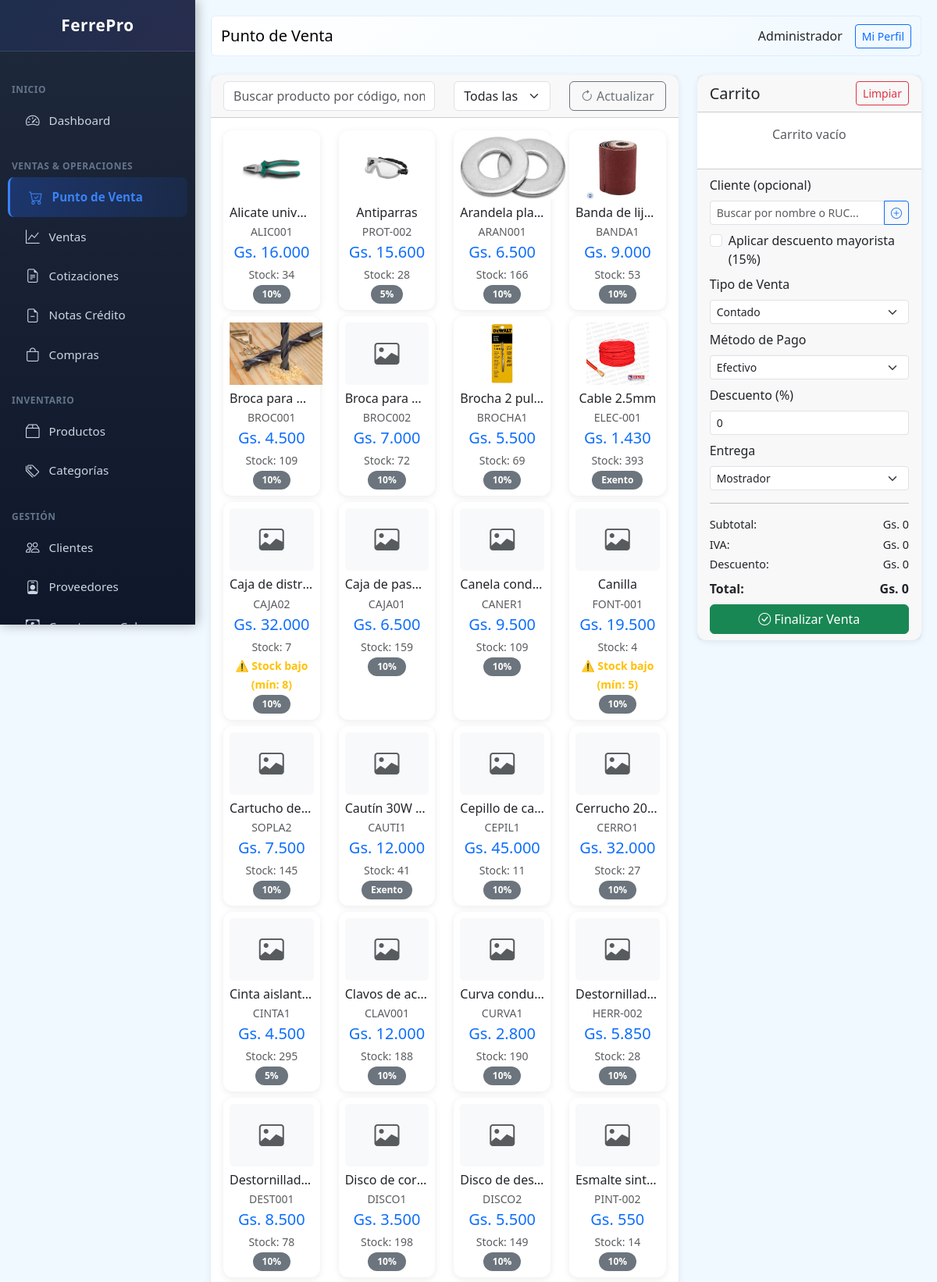
/public/index.php?page=pos (signed in, upper part), run on the app's committed database.
### tables this page shows
CREATE TABLE users (
                id INTEGER PRIMARY KEY AUTOINCREMENT,
                name TEXT NOT NULL,
                email TEXT UNIQUE,
                password TEXT NOT NULL,
                role TEXT DEFAULT 'vendedor',
                active INTEGER DEFAULT 1,
                created_at DATETIME DEFAULT CURRENT_TIMESTAMP
            , last_login DATETIME, last_password_change DATETIME, failed_login_attempts INTEGER DEFAULT 0, locked_until DATETIME, two_fa_enabled INTEGER DEFAULT 0, two_fa_secret TEXT);

CREATE TABLE products (
                id INTEGER PRIMARY KEY AUTOINCREMENT,
                code TEXT UNIQUE,
                barcode TEXT,
                name TEXT NOT NULL,
                description TEXT,
                category_id INTEGER,
                provider_id INTEGER,
                unit TEXT DEFAULT 'unidad',
                cost_price REAL DEFAULT 0,
                sale_price REAL DEFAULT 0,
                wholesale_price REAL DEFAULT 0,
                stock INTEGER DEFAULT 0,
                min_stock INTEGER DEFAULT 5,
                location TEXT,
                active INTEGER DEFAULT 1,
                created_at DATETIME DEFAULT CURRENT_TIMESTAMP, iva INTEGER DEFAULT 10, image TEXT,
                FOREIGN KEY (category_id) REFERENCES categories(id),
                FOREIGN KEY (provider_id) REFERENCES providers(id)
            );

### class/Database.php (called while the page is built, shortened)
<?php
class Database extends PDO {
    private static $instance = null;
    public static function getInstance() {
        if (self::$instance === null) {
            self::$instance = new self();
        }
        return self::$instance;
    }
 }

### class/Format.php (called while the page is built, shortened)
<?php
class Format {
    public static function money($amount) {
        $amount = floatval($amount);
        return 'Gs. ' . number_format($amount, 0, ',', '.');
    }
}

### views/pos/index.php (the view, shortened to what this page needs)
<?php
$pageTitle = 'Punto de Venta';
$categories = db()->query("SELECT * FROM categories WHERE active = 1 ORDER BY name")->fetchAll(PDO::FETCH_ASSOC);
$clients = db()->query("SELECT * FROM clients WHERE active = 1 ORDER BY name")->fetchAll(PDO::FETCH_ASSOC);
$products = db()->query("SELECT p.*, c.name as category_name FROM products p LEFT JOIN categories c ON p.category_id = c.id WHERE p.active = 1 AND p.stock > 0 ORDER BY p.name")->fetchAll(PDO::FETCH_ASSOC);
$content = '
<div class="row">
    <div class="col-md-8">
        <div class="card mb-3">
            <div class="card-header">
                <div class="row">
                    <div class="col-md-6">
                        <input type="text" id="searchProduct" class="form-control" placeholder="Buscar producto por código, nombre o barcode..." autocomplete="off">
                        <div id="searchResults" class="list-group position-absolute" style="z-index: 1000; max-height: 300px; overflow-y: auto; display: none; width: 100%; top: 38px;"></div>
                    </div>
                    <div class="col-md-3">
                        <select id="filterCategory" class="form-select">
                            <option value="">Todas las categorías</option>
                            ' . implode('', array_map(fn($c) => "<option value=\"{$c['id']}\">{$c['name']}</option>", $categories)) . '
                        </select>
                    </div>
                    <div class="col-md-3">
                        <button type="button" class="btn btn-outline-secondary w-100" id="btnActualizar">
                            <i class="bi bi-arrow-clockwise"></i> Actualizar
                        </button>
                    </div>
                </div>
            </div>
            <div class="card-body">
                <div id="productsGrid" class="row">';
foreach ($products as $p) {
    $stock_warning = $p['stock'] <= $p['min_stock'] ? 'border-warning border-2' : '';
    $iva_label = $p['iva'] == 0 ? 'Exento' : $p['iva'] . '%';
    $barcode = isset($p['barcode']) ? $p['barcode'] : '';
    $imgHtml = !empty($p['image']) ? '<img src="' . BASE_URL . '/' . htmlspecialchars($p['image']) . '" style="max-height: 80px; object-fit: contain;" class="mb-2">' : '<div class="mb-2" style="height: 80px; display: flex; align-items: center; justify-content: center; background: #f8f9fa; border-radius: 5px;"><i class="bi bi-image text-muted" style="font-size: 2rem;"></i></div>';
    $content .= '<div class="col-md-3 col-6 mb-2 product-card" data-category="' . ($p['category_id'] ?? '') . '" data-min-stock="' . $p['min_stock'] . '">
        <div class="card h-100 product-item ' . $stock_warning . '" style="cursor: pointer;" data-id="' . $p['id'] . '" data-name="' . htmlspecialchars($p['name']) . '" data-price="' . $p['sale_price'] . '" data-wholesale-price="' . ($p['wholesale_price'] ?? $p['sale_price']) . '" data-stock="' . $p['stock'] . '" data-min-stock="' . $p['min_stock'] . '" data-code="' . htmlspecialchars($p['code']) . '" data-barcode="' . htmlspecialchars($barcode) . '" data-iva="' . $p['iva'] . '" data-image="' . htmlspecialchars($p['image'] ?? '') . '">
            <div class="card-body text-center p-2">
                ' . $imgHtml . '
                <h6 class="mb-1 text-truncate">' . htmlspecialchars($p['name']) . '</h6>
                <p class="text-muted small mb-1">' . $p['code'] . '</p>
                <h5 class="text-primary mb-1">' . Format::money($p['sale_price']) . '</h5>
                <small class="text-muted">Stock: ' . $p['stock'] . '</small>';
    if ($p['stock'] <= $p['min_stock']) {
        $content .= '<br><small class="text-warning fw-bold">⚠️ Stock bajo (mín: ' . $p['min_stock'] . ')</small>';
    }
    $content .= '<br><small class="badge bg-secondary">' . $iva_label . '</small>';
    $content .= '</div>
        </div>
    </div>';
}
$content .= '</div>
            </div>
        </div>
    </div>
    <div class="col-md-4">
        <div class="card">
            <div class="card-header d-flex justify-content-between align-items-center">
                <h5 class="mb-0">Carrito</h5>
                <button type="button" class="btn btn-sm btn-outline-danger" id="btnLimpiar">Limpiar</button>
            </div>
            <div class="card-body p-0">
                <div id="cartItems" style="max-height: 400px; overflow-y: auto;">
                    <p class="text-center text-muted p-3">Carrito vacío</p>
                </div>
            </div>
            <div class="card-footer">
                <div class="mb-2">
                    <label class="form-label">Cliente (opcional)</label>
                    <div class="position-relative">
                        <div class="input-group input-group-sm">
                            <input type="text" id="clientSearch" class="form-control" placeholder="Buscar por nombre o RUC..." autocomplete="off">
                            <button type="button" class="btn btn-outline-primary" onclick="window.location.href=\'?page=clients&action=new\'" title="Nuevo cliente">
                                <i class="bi bi-plus-circle"></i>
                            </button>
                        </div>
                    </div>
                         ' . implode('', array_map(fn($c) => "{$c['']}{$c['']}{$c['']}{$c['']}{$c['']}{$c['']} {$c['']} " . ($c[''] > 0 ? " " . Format::money($c['']) . "" : "") . "</option>", $clients)) . '
                    <div class="form-check mt-2">
                        <input type="checkbox" class="form-check-input" id="wholesaleDiscount" onchange="renderCart()">
                        <label class="form-check-label" for="wholesaleDiscount">Aplicar descuento mayorista (15%)</label>
                    </div>
                </div>
                <div class="mb-2">
                    <label class="form-label">Tipo de Venta</label>
                    <select name="sale_type" id="saleType" class="form-select form-select-sm" onchange="checkSaleType()">
                        <option value="contado">Contado</option>
                    </select>
                </div>
                <div class="mb-2">
                    <label class="form-label">Método de Pago</label>
                    <select name="payment_method" id="paymentMethod" class="form-select form-select-sm">
                        <option value="efectivo">Efectivo</option>
                    </select>
                </div>
                <div class="mb-2">
                    <label class="form-label">Descuento (%)</label>
                    <input type="number" id="globalDiscount" class="form-control form-select-sm" value="0" min="0" max="100">
                </div>
                <div class="mb-2">
                    <label class="form-label">Entrega</label>
                    <select name="delivery_type" id="deliveryType" class="form-select form-select-sm">
                        <option value="mostrador">Mostrador</option>
                    </select>
                </div>
                 <hr>
                  <div class="d-flex justify-content-between mb-1" style="font-size: 0.9rem;">
                      <span>Subtotal:</span>
                      <span id="cartSubtotal">Gs. 0</span>
                  </div>
                  <div class="d-flex justify-content-between mb-1" style="font-size: 0.9rem;">
                      <span>IVA:</span>
                      <span id="cartIVA">Gs. 0</span>
                  </div>
                  <div class="d-flex justify-content-between mb-2" style="font-size: 0.9rem;">
                      <span>Descuento:</span>
                      <span id="cartDiscount">Gs. 0</span>
                  </div>
                  <div class="d-flex justify-content-between mb-2">
                      <span><strong>Total:</strong></span>
                      <span id="cartTotal"><strong>Gs. 0</strong></span>
                  </div>
                <button type="button" class="btn btn-success w-100" id="btnFinalizarVenta">
                    <i class="bi bi-check-circle"></i> Finalizar Venta
                </button>
            </div>
        </div>
    </div>
</div>
';

### views/layouts/main.php (shortened to what this page needs)
<!DOCTYPE html>
<html lang="es">
<head>
    <link rel="stylesheet" href="https://cdn.jsdelivr.net/npm/bootstrap@5.3.0/dist/css/bootstrap.min.css">
    <link rel="stylesheet" href="https://cdn.jsdelivr.net/npm/bootstrap-icons@1.10.0/font/bootstrap-icons.css">
</head>
<body>
    <div class="sidebar">
        <div class="logo-section">
            <h5><i class="bi bi-hammer-wrench"></i> FerrePro</h5>
        </div>
        <nav class="nav flex-column">
            <div class="nav-section">Inicio</div>
            <a class="nav-link" href="?page=dashboard"><i class="bi bi-speedometer2"></i> Dashboard</a>
            <div class="nav-section">Ventas & Operaciones</div>
            <a class="nav-link" href="?page=pos"><i class="bi bi-cart-check"></i> Punto de Venta</a>
            <a class="nav-link" href="?page=sales"><i class="bi bi-graph-up"></i> Ventas</a>
            <a class="nav-link" href="?page=quotes"><i class="bi bi-file-earmark-text"></i> Cotizaciones</a>
            <a class="nav-link" href="?page=credit_notes"><i class="bi bi-file-earmark-minus"></i> Notas Crédito</a>
            <a class="nav-link" href="?page=purchases"><i class="bi bi-bag"></i> Compras</a>
            <div class="nav-section">Inventario</div>
            <a class="nav-link" href="?page=products"><i class="bi bi-box2"></i> Productos</a>
            <a class="nav-link" href="?page=categories"><i class="bi bi-tags"></i> Categorías</a>
            <div class="nav-section">Gestión</div>
            <a class="nav-link" href="?page=clients"><i class="bi bi-people"></i> Clientes</a>
            <a class="nav-link" href="?page=providers"><i class="bi bi-person-badge"></i> Proveedores</a>
            <a class="nav-link" href="?page=receivable"><i class="bi bi-cash-coin"></i> Cuentas por Cobrar</a>
        </nav>
    </div>
    <div class="main-content">
        <nav class="navbar navbar-expand-lg mb-4 rounded">
            <div class="container-fluid">
                <span class="navbar-brand mb-0 h1"><?= $pageTitle ?? 'FerrePro' ?></span>
                <div class="d-flex align-items-center gap-3">
                    <span><?= user()['name'] ?? '' ?></span>
                    <a href="?page=profile" class="btn btn-sm btn-outline-primary">Mi Perfil</a>
                </div>
            </div>
        </nav>
        <?= $content ?? '' ?>
    </div>
</body>
</html>

### views/layouts/main.php (style rules this page uses)
:root { --primary: #2563eb; --success: #10b981; --danger: #ef4444; --warning: #f59e0b; --info: #06b6d4; --secondary: #8b5cf6; --dark: #1e293b; }
body { font-family: 'Segoe UI', sans-serif; background: #f0f9ff; }
.sidebar { width: 250px; background: linear-gradient(180deg, #1e293b 0%, #0f172a 100%); height: 100vh; position: fixed; top: 0; left: 0; overflow-y: auto; box-shadow: 2px 0 15px rgba(0,0,0,0.3); z-index: 1000; }
.sidebar .logo-section { padding: 20px; text-align: center; border-bottom: 1px solid rgba(148, 163, 184, 0.2); background: linear-gradient(135deg, rgba(37, 99, 235, 0.1) 0%, rgba(139, 92, 246, 0.1) 100%); }
.sidebar .logo-section h5 { color: white; margin: 0; font-weight: 700; font-size: 1.3rem; letter-spacing: 0.5px; }
.sidebar nav { padding: 15px 0; }
.sidebar .nav-link { color: #cbd5e1; padding: 12px 20px; border-left: 3px solid transparent; display: flex; align-items: center; gap: 12px; transition: all 0.3s ease; margin: 0 10px; border-radius: 8px; font-size: 0.95rem; }
.sidebar .nav-link i { font-size: 1.1rem; transition: all 0.3s ease; }
.sidebar .nav-link.active { background: linear-gradient(90deg, rgba(37, 99, 235, 0.3) 0%, rgba(37, 99, 235, 0.1) 100%); color: #3b82f6; border-left-color: #3b82f6; font-weight: 600; padding-left: 24px; }
.sidebar .nav-link.active i { color: #3b82f6; }
.nav-section { padding: 15px 15px 5px 15px; font-size: 0.75rem; font-weight: 700; text-transform: uppercase; color: #64748b; letter-spacing: 0.5px; margin-top: 10px; }
.main-content { margin-left: 250px; padding: 20px; }
.navbar { background: linear-gradient(135deg, #ffffff 0%, #f0f9ff 100%); border-radius: 10px; border: 1px solid rgba(37, 99, 235, 0.1); }
.card { border: none; border-radius: 12px; box-shadow: 0 2px 8px rgba(0,0,0,0.08); transition: all 0.3s ease; }
.badge { border-radius: 20px; padding: 6px 12px; font-weight: 600; }

### data on the page
users: name "Administrador"
products: image (picture), name "Alicate unive…", code "ALIC001", sale_price "Gs. 16.000", stock "34", iva "10%"
products: image (picture), name "Antiparras", code "PROT-002", sale_price "Gs. 15.600", stock "28", iva "5%"
products: image (picture), name "Arandela pla…", code "ARAN001", sale_price "Gs. 6.500", stock "166", iva "10%"
products: image (picture), name "Banda de lij…", code "BANDA1", sale_price "Gs. 9.000", stock "53", iva "10%"
products: image (picture), name "Broca para…", code "BROC001", sale_price "Gs. 4.500", stock "109", iva "10%"
products: name "Broca para…", code "BROC002", sale_price "Gs. 7.000", stock "72", iva "10%"
products: image (picture), name "Brocha 2 pul…", code "BROCHA1", sale_price "Gs. 5.500", stock "69", iva "10%"
products: image (picture), name "Cable 2.5mm", code "ELEC-001", sale_price "Gs. 1.430", stock "393", iva "Exento"
products: name "Caja de distr…", code "CAJA02", sale_price "Gs. 32.000", stock "7", min_stock "8", iva "10%"
products: name "Caja de pas…", code "CAJA01", sale_price "Gs. 6.500", stock "159", iva "10%"
products: name "Canela cond…", code "CANER1", sale_price "Gs. 9.500", stock "109", iva "10%"
products: name "Canilla", code "FONT-001", sale_price "Gs. 19.500", stock "4", min_stock "5", iva "10%"
products: name "Cartucho de…", code "SOPLA2", sale_price "Gs. 7.500", stock "145", iva "10%"
products: name "Cautín 30W…", code "CAUTI1", sale_price "Gs. 12.000", stock "41", iva "Exento"
products: name "Cepillo de ca…", code "CEPIL1", sale_price "Gs. 45.000", stock "11", iva "10%"
products: name "Cerrucho 20…", code "CERRO1", sale_price "Gs. 32.000", stock "27", iva "10%"
products: name "Cinta aislant…", code "CINTA1", sale_price "Gs. 4.500", stock "295", iva "5%"
products: name "Clavos de ac…", code "CLAV001", sale_price "Gs. 12.000", stock "188", iva "10%"
products: name "Curva condu…", code "CURVA1", sale_price "Gs. 2.800", stock "190", iva "10%"
products: name "Destornillad…", code "HERR-002", sale_price "Gs. 5.850", stock "28", iva "10%"
products: name "Destornillad…", code "DEST001", sale_price "Gs. 8.500", stock "78", iva "10%"
products: name "Disco de cor…", code "DISCO1", sale_price "Gs. 3.500", stock "198", iva "10%"
products: name "Disco de des…", code "DISCO2", sale_price "Gs. 5.500", stock "149", iva "10%"
products: name "Esmalte sint…", code "PINT-002", sale_price "Gs. 550", stock "14", iva "10%"

### other printed values
$pageTitle "Punto de Venta"
